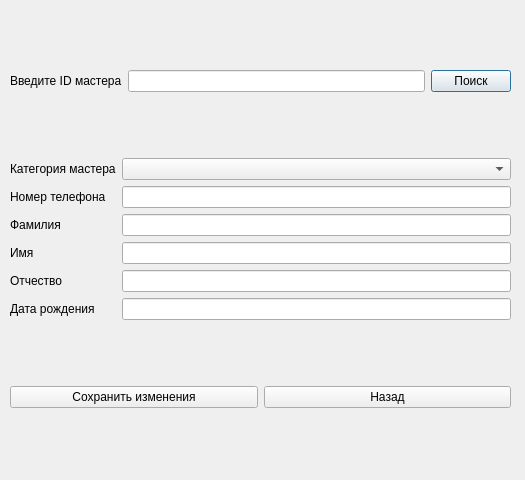
<?xml version="1.0" encoding="UTF-8"?>
<ui version="4.0">
 <class>MastersUpdate</class>
 <widget class="QDialog" name="MastersUpdate">
  <property name="geometry">
   <rect>
    <x>0</x>
    <y>0</y>
    <width>525</width>
    <height>480</height>
   </rect>
  </property>
  <property name="windowTitle">
   <string>Dialog</string>
  </property>
  <widget class="QWidget" name="layoutWidget">
   <property name="geometry">
    <rect>
     <x>10</x>
     <y>10</y>
     <width>501</width>
     <height>461</height>
    </rect>
   </property>
   <layout class="QVBoxLayout" name="verticalLayout_3">
    <item>
     <layout class="QHBoxLayout" name="horizontalLayout_3">
      <item>
       <widget class="QLabel" name="label">
        <property name="text">
         <string>Введите ID мастера</string>
        </property>
       </widget>
      </item>
      <item>
       <widget class="QLineEdit" name="lineEdit"/>
      </item>
      <item>
       <widget class="QPushButton" name="pushButtonSearch">
        <property name="text">
         <string>Поиск</string>
        </property>
       </widget>
      </item>
     </layout>
    </item>
    <item>
     <layout class="QHBoxLayout" name="horizontalLayout">
      <item>
       <layout class="QVBoxLayout" name="verticalLayout">
        <item>
         <widget class="QLabel" name="label_3">
          <property name="text">
           <string>Категория мастера</string>
          </property>
         </widget>
        </item>
        <item>
         <widget class="QLabel" name="label_4">
          <property name="text">
           <string>Номер телефона</string>
          </property>
         </widget>
        </item>
        <item>
         <widget class="QLabel" name="label_5">
          <property name="text">
           <string>Фамилия</string>
          </property>
         </widget>
        </item>
        <item>
         <widget class="QLabel" name="label_6">
          <property name="text">
           <string>Имя</string>
          </property>
         </widget>
        </item>
        <item>
         <widget class="QLabel" name="label_7">
          <property name="text">
           <string>Отчество</string>
          </property>
         </widget>
        </item>
        <item>
         <widget class="QLabel" name="label_9">
          <property name="text">
           <string>Дата рождения</string>
          </property>
         </widget>
        </item>
       </layout>
      </item>
      <item>
       <layout class="QVBoxLayout" name="verticalLayout_2">
        <item>
         <widget class="QComboBox" name="comboBox"/>
        </item>
        <item>
         <widget class="QLineEdit" name="lineEditcellnumber"/>
        </item>
        <item>
         <widget class="QLineEdit" name="lineEditfam"/>
        </item>
        <item>
         <widget class="QLineEdit" name="lineEditname"/>
        </item>
        <item>
         <widget class="QLineEdit" name="lineEditfirstname"/>
        </item>
        <item>
         <widget class="QLineEdit" name="lineEditbirth"/>
        </item>
       </layout>
      </item>
     </layout>
    </item>
    <item>
     <layout class="QHBoxLayout" name="horizontalLayout_2">
      <item>
       <widget class="QPushButton" name="pushButtonUpdateClient">
        <property name="text">
         <string>Сохранить изменения</string>
        </property>
       </widget>
      </item>
      <item>
       <widget class="QPushButton" name="pushButtonReturn">
        <property name="text">
         <string>Назад</string>
        </property>
       </widget>
      </item>
     </layout>
    </item>
   </layout>
  </widget>
 </widget>
 <resources/>
 <connections/>
</ui>
